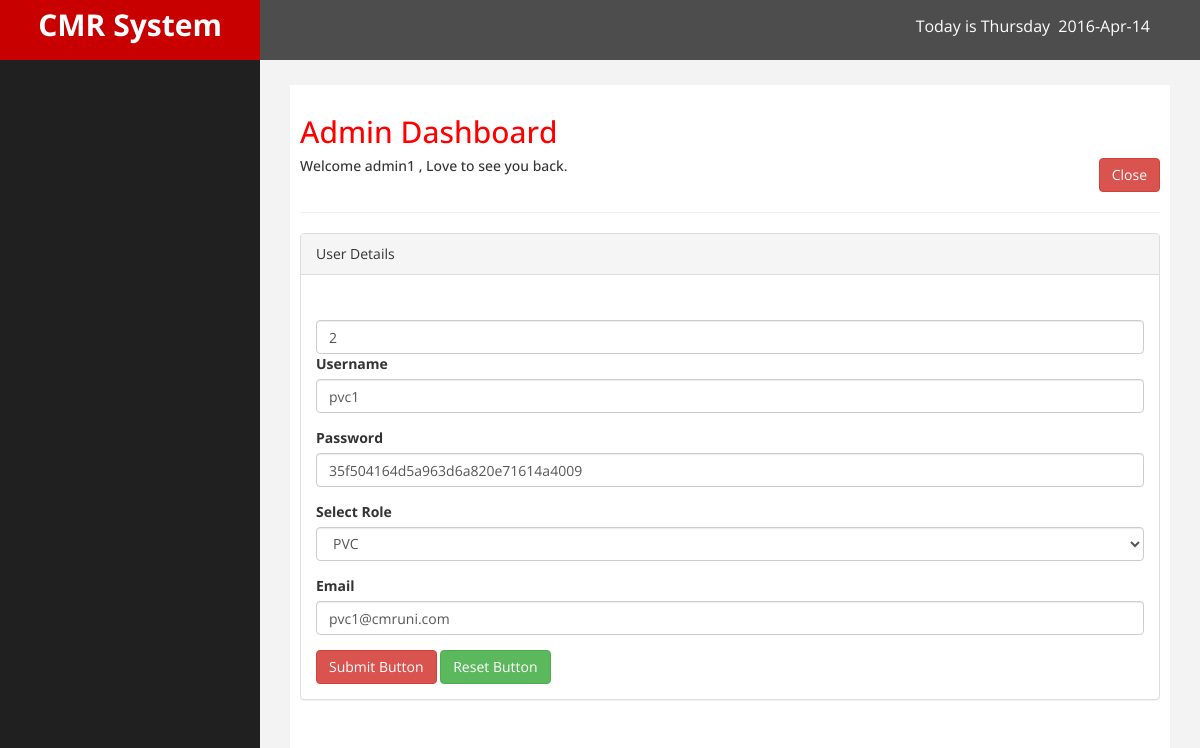
The app's page /updateusers.php?id=2 (signed in) with its own data.
### tables this page shows
CREATE TABLE IF NOT EXISTS `userstbl` (
  `userid` int(11) NOT NULL AUTO_INCREMENT,
  `username` varchar(100) NOT NULL,
  `password` varchar(100) NOT NULL,
  `roleid` int(100) NOT NULL,
  `email` varchar(225) NOT NULL,
  `id` int(11) NOT NULL,
  PRIMARY KEY (`userid`),
  UNIQUE KEY `username` (`username`),
  UNIQUE KEY `email` (`email`),
  KEY `fk_roleid` (`roleid`)
);

### updateusers.php (the view, shortened to what this page needs)
<?php
	include('connect.php');
?>
<!DOCTYPE html>
<html xmlns="http://www.w3.org/1999/xhtml">
<head>
    <link href="assets/css/bootstrap.css" rel="stylesheet" />
    <link href="assets/css/font-awesome.css" rel="stylesheet" />
    <link href="assets/js/morris/morris-0.4.3.min.css" rel="stylesheet" />
    <link href="assets/css/custom.css" rel="stylesheet" />
</head>
<body>
    <div id="wrapper">
        <nav class="navbar navbar-default navbar-cls-top " role="navigation" style="margin-bottom: 0">
            <div class="navbar-header">
                <a class="navbar-brand" href="index.html">CMR System</a>
            </div>
  <div style="color: white; padding: 15px 50px 5px 50px;float: right;font-size: 16px;"><?php
echo "Today is " . date("l"); echo "&nbsp;&nbsp;". date("Y-M-d") ;
?>
        </nav>
        <div id="page-wrapper" >
            <div id="page-inner">
                <div class="row">
                    <div class="col-md-12">
                     <h2>Admin Dashboard</h2>
                        <h5>Welcome <?php echo $_SESSION['sess_username'];?> , Love to see you back. <a style="float:right"class="btn btn-danger" onclick="window.close()">Close</a></h5>
                    </div>
                </div>
                  <hr />
            <div class="row">
                <div class="col-md-12 col-sm-6" id="updatecoursediv" >
                    <div class="panel panel-default">
                        <div class="panel-heading"> User Details </div>
                        <div class="panel-body">
							<div class="tab-content">
							<?php
								$userid = $_GET['id'];
											$query = "select userid, username,email,password from userstbl  WHERE userid='$userid'";
											$result = mysqli_query($conn, $query);
											$row = mysqli_fetch_assoc($result);
											$password=$row['password'];
											$password = md5($password);
							?>
                                <div class="tab-pane fade active in" id="cmr">
                                    <p></p>
									<form role="form" action="<?php echo $_SERVER['PHP_SELF']; ?>" method="post">
									<input class="form-control" type="" name="txtuserid" id="txtuserid" value="<?php echo $row['userid']; ?>" />
                                        <div class="form-group">
                                            <label>Username</label>
                                            <input class="form-control" name="txtusername" id="txtusername" type="text" value="<?php echo $row['username']; ?>"/>
                                        </div>
										<div class="form-group">
                                            <label>Password</label>
                                            <input class="form-control" name="txtpassword" id="txtpassword" value="<?php echo  $password?>"/>
                                        </div>
                                        <div class="form-group">
                                            <label>Select Role</label>
                                            <select class="form-control" name="txtselectrole" id="txtselectrole">
                                                <option value="pvc">PVC</option>
                                            </select>
                                        </div>
										<div class="form-group">
                                            <label>Email</label>
                                            <input class="form-control" name="txtemail" id="txtemail" value="<?php echo $row['email']; ?>"/>
                                        </div>
                                        <button type="submit" name="btninsert" class="btn btn-danger">Submit Button</button>
                                        <button type="reset" class="btn btn-success">Reset Button</button>
                                    </form>
								</div>
							</div>
                        </div>
                    </div>
                </div>
				</div>
                </div>
			</div>
            </div>
</body>
</html>

### assets/css/custom.css (style rules this page uses)
body { font-family: 'Open Sans', sans-serif; }
#wrapper { width: 100%; background:#202020; }
#page-wrapper { padding: 15px 15px; min-height: 600px; background:#F3F3F3; }
#page-inner { width:100%; margin:10px 20px 10px 0px; background-color:#fff!important; padding:10px; min-height:1200px; }
h2 { color: #f00; }
p { font-size:16px; line-height:25px; padding-top:20px; }
.navbar-cls-top .navbar-brand { color: #fff; background: #C90000; width: 260px; text-align: center; height: 60px; font-size: 30px; font-weight: 700; }
.navbar-cls-top { background:#4D4D4D; border-bottom:none; }
.navbar-default { border:0px solid black; }
.navbar-header { background: #A70303; }
@media (min-width:768px) { #page-wrapper { margin: 0 0 0 260px; padding: 15px 30px; min-height: 1200px; } }
@media (min-width:768px) { .navbar { border-radius: 0px; } }

### records on screen
userstbl: txtuserid "2", txtusername "pvc1", txtpassword "35f504164d5a963d6a820e71614a4009", txtemail "pvc1@cmruni.com"

### other values on screen
$_SESSION['sess_username'] "admin1"
